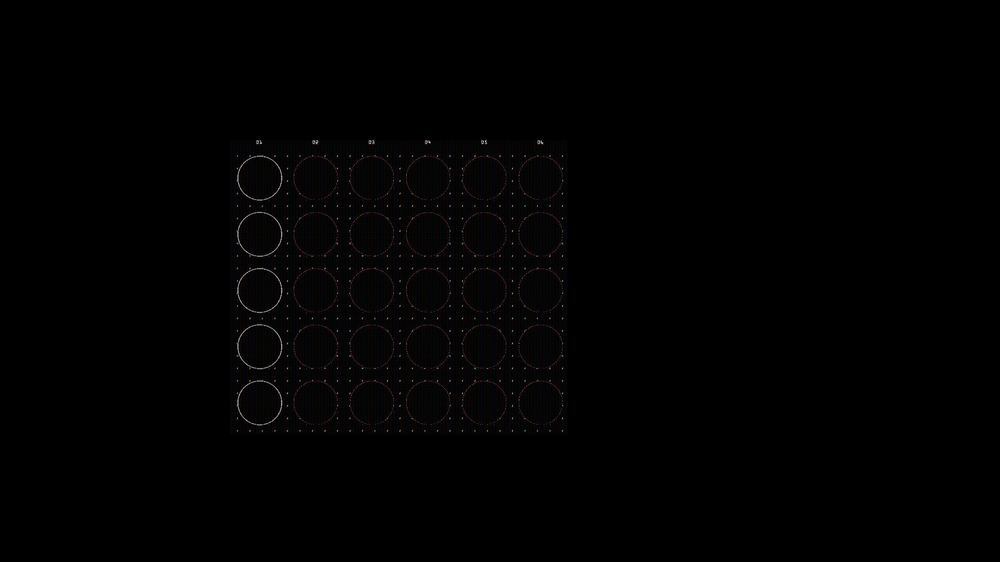
#> input picture tests/arcade_keypad_grid.png, 1000 x 562 px, shrunk from 1920 x 1080 before the run
$ python -i layout.py   (imports and definitions only)
#> lines starting #> are read from the running program, lines starting #| are printed output that depends on the picture; after the words box and inside, x2 and y2 are one past the last pixel; in counts of white or black regions, pixels touching at a corner belong together
#> further down, picture is the input picture: shape (562, 1000, 3); mean B, G, R 1.4, 1.3, 1.5
from __future__ import annotations

from dataclasses import dataclass

import cv2
import numpy as np


_DILATION_KERNEL = np.ones((3, 3), np.uint8)


@dataclass(frozen=True)
class Box:
    x: int
    y: int
    w: int
    h: int

    @property
    def area(self) -> int: return self.w * self.h

    def crop(self, frame: np.ndarray) -> np.ndarray:
        return frame[self.y:self.y + self.h, self.x:self.x + self.w].copy()


def _boxes(frame: np.ndarray) -> list[Box]:
    gray = cv2.cvtColor(frame, cv2.COLOR_BGR2GRAY)
    edges = cv2.Canny(cv2.GaussianBlur(gray, (3, 3), 0), 45, 130)
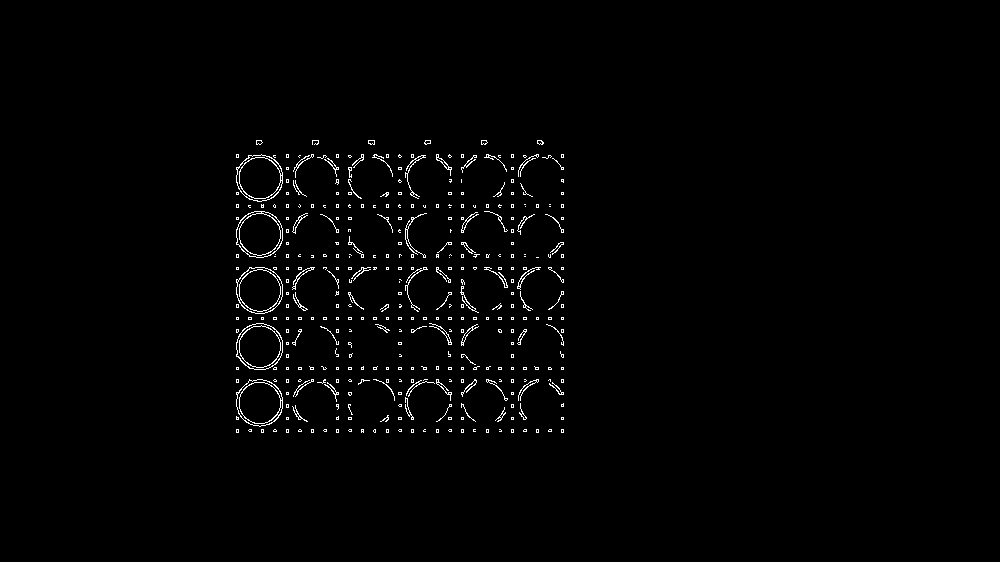
#> edges: shape (562, 1000); 1.3% white in thin lines or dots, all inside (x1, y1, x2, y2) = (236, 140, 564, 433)
    edges = cv2.dilate(edges, _DILATION_KERNEL, iterations=1)
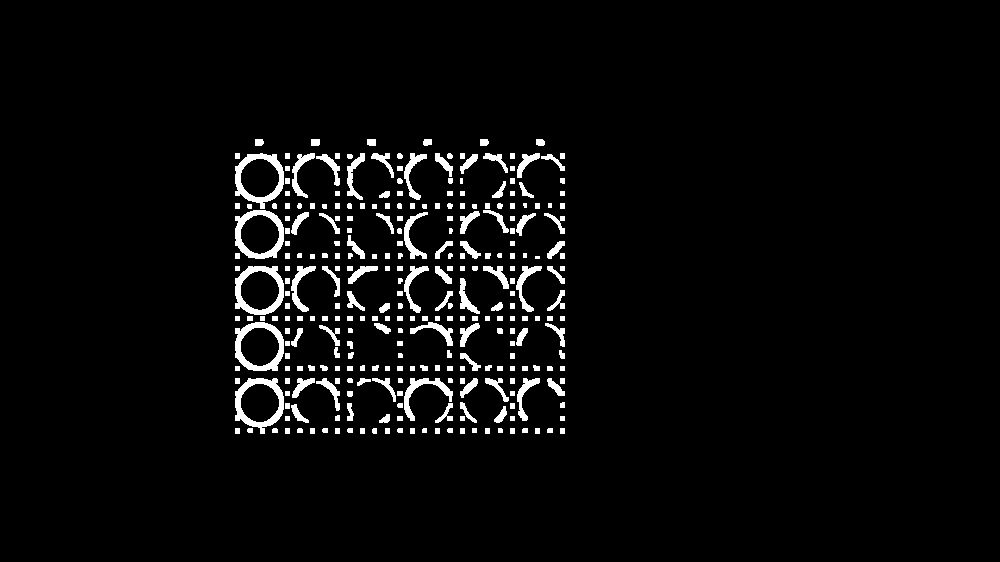
#> edges: shape (562, 1000); 3.9% white; 294 white regions (3 under 20 px)
    contours, _ = cv2.findContours(edges, cv2.RETR_LIST, cv2.CHAIN_APPROX_SIMPLE)
#> contours = 300 contours, 109 with area under 20; largest, box (x1, y1, x2, y2) and area: (235, 378, 284, 434) 1964, (235, 153, 284, 209) 1953, (235, 266, 284, 315) 1939, (235, 322, 284, 371) 1934, (235, 210, 284, 259) 1921
    height, width = frame.shape[:2]
#> height = 562; width = 1000
    answer: list[Box] = []
    for contour in contours:
        x, y, w, h = cv2.boundingRect(contour)
        area = w * h
        if w < width * .035 or h < height * .035 or area > width * height * .45:
            continue
        if x < 2 or y < 2 or x + w > width - 2 or y + h > height - 2:
            continue
        answer.append(Box(x, y, w, h))
#> this loop made 300 passes
#> (x, y, w, h, area) on passes 2, 4, 6: (547, 428, 6, 5, 30), (522, 428, 6, 5, 30), (498, 428, 5, 5, 25)
#> after the loop, answer = 12 items
    # 같은 테두리에서 나온 중복 상자는 제거한다.
    unique: list[Box] = []
    for box in sorted(answer, key=lambda item: item.area, reverse=True):
        if not any(abs(box.x - old.x) < 8 and abs(box.y - old.y) < 8 and abs(box.w - old.w) < 12 and abs(box.h - old.h) < 12 for old in unique):
            unique.append(box)
#> this loop made 12 passes
#> after the loop, unique = 9 items
    return unique


def fragment_layout(frame: np.ndarray) -> tuple[np.ndarray, list[np.ndarray]] | None:
    boxes = _boxes(frame)
#> boxes = 9 items
    for seed in boxes:
        peers = [box for box in boxes if .65 <= box.w / seed.w <= 1.35 and .65 <= box.h / seed.h <= 1.35]
        if len(peers) < 8:
            continue
        candidates = sorted(peers, key=lambda item: (item.y, item.x))[:8]
        candidate_area = float(np.median([box.area for box in candidates]))
        targets = [box for box in boxes if box not in candidates and box.area > candidate_area * 1.6]
        if not targets:
            continue
        target = max(targets, key=lambda item: item.area)
        return target.crop(frame), [box.crop(frame) for box in candidates]
#> this loop made 9 passes
    return None


# [125 lines left out: functions _casino_component_tiles, casino_fingerprint_layout, cayo_layout, not called in this run]

>>> import cv2
>>> picture = cv2.imread('../tests/arcade_keypad_grid.png')
>>> result = fragment_layout(picture)
